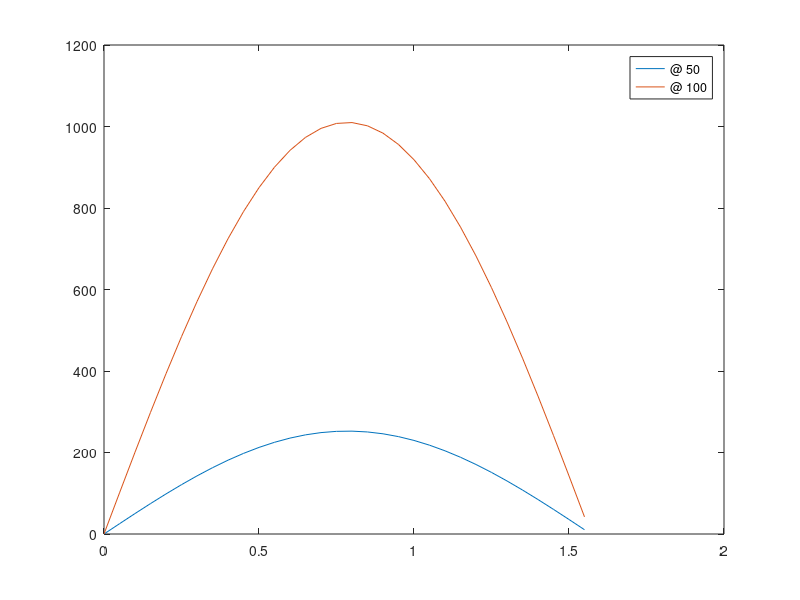

MATLAB code for this plot:
%R(theta) = (v.^2/g)*sin(2*theta) for 0<=theta<=pi/2
%g=9.9 v=50 then 100 m/s from theta = 0 to pi/2 by .05

g=9.9;
v=50;
theta = 0:.05:pi/2;
Rtheta=mtimes((v.^2/g),sin(2*theta));
plot(theta, Rtheta);

hold on;

v=100;
theta = 0:.05:pi/2;
Rtheta=mtimes((v.^2/g),sin(2*theta));
plot(theta, Rtheta);
legend("@ 50","@ 100")

